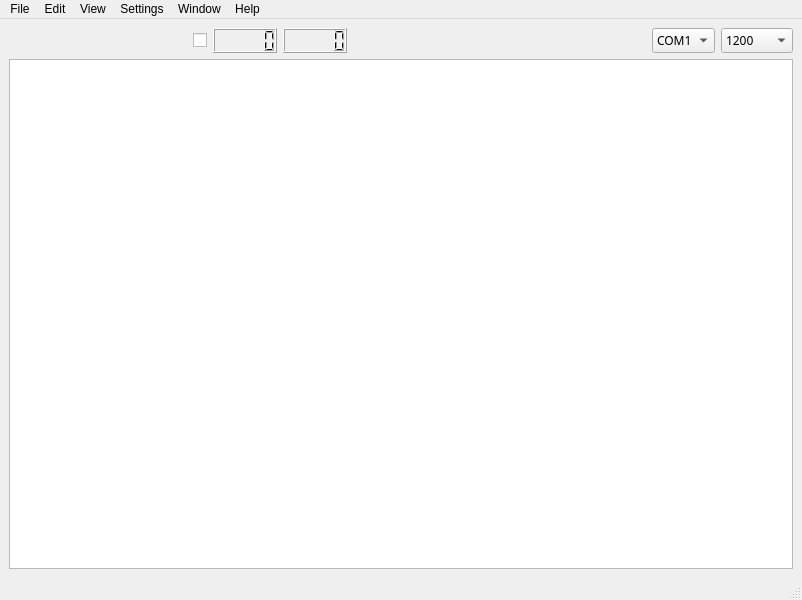
<?xml version="1.0" encoding="UTF-8"?>
<ui version="4.0">
 <class>MyUART</class>
 <widget class="QMainWindow" name="MyUART">
  <property name="geometry">
   <rect>
    <x>0</x>
    <y>0</y>
    <width>802</width>
    <height>600</height>
   </rect>
  </property>
  <property name="windowTitle">
   <string>MyUART</string>
  </property>
  <property name="windowIcon">
   <iconset resource="icons.qrc">
    <normaloff>:/Tool Button/resources/assistant.svg</normaloff>:/Tool Button/resources/assistant.svg</iconset>
  </property>
  <widget class="QWidget" name="centralwidget">
   <layout class="QVBoxLayout" name="verticalLayout">
    <item>
     <layout class="QHBoxLayout" name="horizontalLayout">
      <item>
       <widget class="QPushButton" name="pushButton_readOrWrite">
        <property name="text">
         <string/>
        </property>
        <property name="icon">
         <iconset resource="icons.qrc">
          <normaloff>:/Tool Button/resources/read.svg</normaloff>:/Tool Button/resources/read.svg</iconset>
        </property>
        <property name="iconSize">
         <size>
          <width>23</width>
          <height>23</height>
         </size>
        </property>
        <property name="flat">
         <bool>true</bool>
        </property>
       </widget>
      </item>
      <item>
       <widget class="QPushButton" name="pushButton_startOrStop">
        <property name="toolTip">
         <string/>
        </property>
        <property name="toolTipDuration">
         <number>-1</number>
        </property>
        <property name="styleSheet">
         <string notr="true"/>
        </property>
        <property name="text">
         <string/>
        </property>
        <property name="icon">
         <iconset resource="icons.qrc">
          <normaloff>:/Tool Button/resources/stop.svg</normaloff>:/Tool Button/resources/stop.svg</iconset>
        </property>
        <property name="iconSize">
         <size>
          <width>23</width>
          <height>23</height>
         </size>
        </property>
        <property name="flat">
         <bool>true</bool>
        </property>
       </widget>
      </item>
      <item>
       <widget class="QPushButton" name="pushButton_send">
        <property name="text">
         <string/>
        </property>
        <property name="icon">
         <iconset resource="icons.qrc">
          <normaloff>:/Tool Button/resources/send.svg</normaloff>:/Tool Button/resources/send.svg</iconset>
        </property>
        <property name="iconSize">
         <size>
          <width>23</width>
          <height>23</height>
         </size>
        </property>
        <property name="flat">
         <bool>true</bool>
        </property>
       </widget>
      </item>
      <item>
       <widget class="QPushButton" name="pushButton_clear">
        <property name="text">
         <string/>
        </property>
        <property name="icon">
         <iconset resource="icons.qrc">
          <normaloff>:/Tool Button/resources/clear.svg</normaloff>:/Tool Button/resources/clear.svg</iconset>
        </property>
        <property name="iconSize">
         <size>
          <width>23</width>
          <height>23</height>
         </size>
        </property>
        <property name="flat">
         <bool>true</bool>
        </property>
       </widget>
      </item>
      <item>
       <widget class="QCheckBox" name="checkBox_16">
        <property name="text">
         <string/>
        </property>
        <property name="icon">
         <iconset resource="icons.qrc">
          <normaloff>:/Tool Button/resources/16.svg</normaloff>:/Tool Button/resources/16.svg</iconset>
        </property>
        <property name="iconSize">
         <size>
          <width>23</width>
          <height>23</height>
         </size>
        </property>
       </widget>
      </item>
      <item>
       <widget class="QLCDNumber" name="lcdNumber_readNum"/>
      </item>
      <item>
       <widget class="QLCDNumber" name="lcdNumber_writeNum"/>
      </item>
      <item>
       <spacer name="horizontalSpacer">
        <property name="orientation">
         <enum>Qt::Horizontal</enum>
        </property>
        <property name="sizeHint" stdset="0">
         <size>
          <width>40</width>
          <height>20</height>
         </size>
        </property>
       </spacer>
      </item>
      <item>
       <widget class="QPushButton" name="pushButton_search">
        <property name="text">
         <string/>
        </property>
        <property name="icon">
         <iconset resource="icons.qrc">
          <normaloff>:/Tool Button/resources/search.svg</normaloff>:/Tool Button/resources/search.svg</iconset>
        </property>
        <property name="iconSize">
         <size>
          <width>23</width>
          <height>23</height>
         </size>
        </property>
        <property name="flat">
         <bool>true</bool>
        </property>
       </widget>
      </item>
      <item>
       <widget class="QComboBox" name="comboBox_Com">
        <property name="font">
         <font>
          <family>微软雅黑</family>
         </font>
        </property>
        <property name="styleSheet">
         <string notr="true"/>
        </property>
        <item>
         <property name="text">
          <string>COM1</string>
         </property>
        </item>
       </widget>
      </item>
      <item>
       <widget class="QComboBox" name="comboBox_baud">
        <property name="font">
         <font>
          <family>微软雅黑</family>
         </font>
        </property>
        <property name="styleSheet">
         <string notr="true"/>
        </property>
        <item>
         <property name="text">
          <string>1200</string>
         </property>
        </item>
        <item>
         <property name="text">
          <string>2400</string>
         </property>
        </item>
        <item>
         <property name="text">
          <string>4800</string>
         </property>
        </item>
        <item>
         <property name="text">
          <string>9600</string>
         </property>
        </item>
        <item>
         <property name="text">
          <string>14400</string>
         </property>
        </item>
        <item>
         <property name="text">
          <string>19200</string>
         </property>
        </item>
        <item>
         <property name="text">
          <string>38400</string>
         </property>
        </item>
        <item>
         <property name="text">
          <string>43000</string>
         </property>
        </item>
        <item>
         <property name="text">
          <string>57600</string>
         </property>
        </item>
        <item>
         <property name="text">
          <string>76800</string>
         </property>
        </item>
        <item>
         <property name="text">
          <string>115200</string>
         </property>
        </item>
        <item>
         <property name="text">
          <string>128000</string>
         </property>
        </item>
        <item>
         <property name="text">
          <string>230400</string>
         </property>
        </item>
        <item>
         <property name="text">
          <string>256000</string>
         </property>
        </item>
        <item>
         <property name="text">
          <string>460800</string>
         </property>
        </item>
        <item>
         <property name="text">
          <string>921600</string>
         </property>
        </item>
       </widget>
      </item>
     </layout>
    </item>
    <item>
     <widget class="QStackedWidget" name="stackedWidget">
      <widget class="QWidget" name="page_read">
       <layout class="QVBoxLayout" name="verticalLayout_2">
        <property name="leftMargin">
         <number>0</number>
        </property>
        <property name="topMargin">
         <number>0</number>
        </property>
        <property name="rightMargin">
         <number>0</number>
        </property>
        <property name="bottomMargin">
         <number>0</number>
        </property>
        <item>
         <widget class="QTextEdit" name="textEdit_read">
          <property name="font">
           <font>
            <family>微软雅黑</family>
           </font>
          </property>
          <property name="readOnly">
           <bool>true</bool>
          </property>
         </widget>
        </item>
       </layout>
      </widget>
      <widget class="QWidget" name="page_write">
       <layout class="QVBoxLayout" name="verticalLayout_3">
        <property name="leftMargin">
         <number>0</number>
        </property>
        <property name="topMargin">
         <number>0</number>
        </property>
        <property name="rightMargin">
         <number>0</number>
        </property>
        <property name="bottomMargin">
         <number>0</number>
        </property>
        <item>
         <widget class="QTextEdit" name="textEdit_write">
          <property name="font">
           <font>
            <family>微软雅黑</family>
           </font>
          </property>
         </widget>
        </item>
       </layout>
      </widget>
     </widget>
    </item>
   </layout>
  </widget>
  <widget class="QMenuBar" name="menubar">
   <property name="geometry">
    <rect>
     <x>0</x>
     <y>0</y>
     <width>802</width>
     <height>23</height>
    </rect>
   </property>
   <widget class="QMenu" name="menuFile">
    <property name="title">
     <string>File</string>
    </property>
    <addaction name="actionSave"/>
    <addaction name="actionSave_As"/>
   </widget>
   <widget class="QMenu" name="menuEdit">
    <property name="title">
     <string>Edit</string>
    </property>
    <addaction name="actionSelect_All"/>
   </widget>
   <widget class="QMenu" name="menuView">
    <property name="title">
     <string>View</string>
    </property>
    <addaction name="actionRecieve"/>
    <addaction name="actionSubmit"/>
   </widget>
   <widget class="QMenu" name="menuSettings">
    <property name="title">
     <string>Settings</string>
    </property>
    <addaction name="actionPreferences"/>
   </widget>
   <widget class="QMenu" name="menuWindow">
    <property name="title">
     <string>Window</string>
    </property>
    <addaction name="actionMiniMize"/>
   </widget>
   <widget class="QMenu" name="menuHelp">
    <property name="title">
     <string>Help</string>
    </property>
    <addaction name="actionAbout"/>
   </widget>
   <addaction name="menuFile"/>
   <addaction name="menuEdit"/>
   <addaction name="menuView"/>
   <addaction name="menuSettings"/>
   <addaction name="menuWindow"/>
   <addaction name="menuHelp"/>
  </widget>
  <widget class="QStatusBar" name="statusbar"/>
  <action name="actionSave">
   <property name="text">
    <string>Save</string>
   </property>
  </action>
  <action name="actionSave_As">
   <property name="text">
    <string>Save As...</string>
   </property>
  </action>
  <action name="actionSelect_All">
   <property name="text">
    <string>Select All</string>
   </property>
  </action>
  <action name="actionRecieve">
   <property name="text">
    <string>Recieve</string>
   </property>
  </action>
  <action name="actionSubmit">
   <property name="text">
    <string>Submit</string>
   </property>
  </action>
  <action name="actionPreferences">
   <property name="text">
    <string>Preferences...</string>
   </property>
  </action>
  <action name="actionMiniMize">
   <property name="text">
    <string>MiniMize</string>
   </property>
  </action>
  <action name="actionAbout">
   <property name="text">
    <string>About...</string>
   </property>
  </action>
 </widget>
 <resources>
  <include location="icons.qrc"/>
 </resources>
 <connections/>
</ui>
